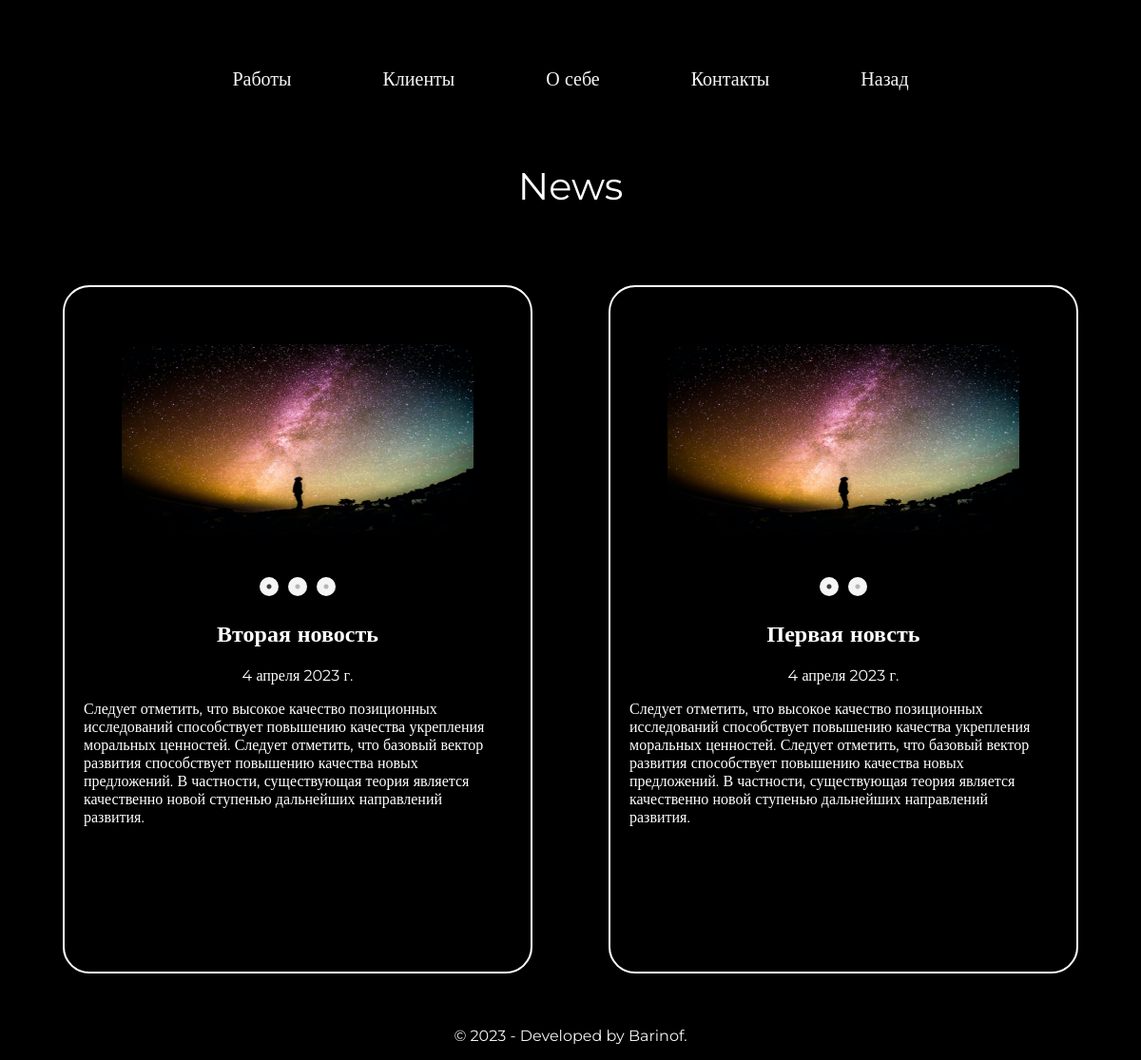
Page /nevs on the earlier database version.
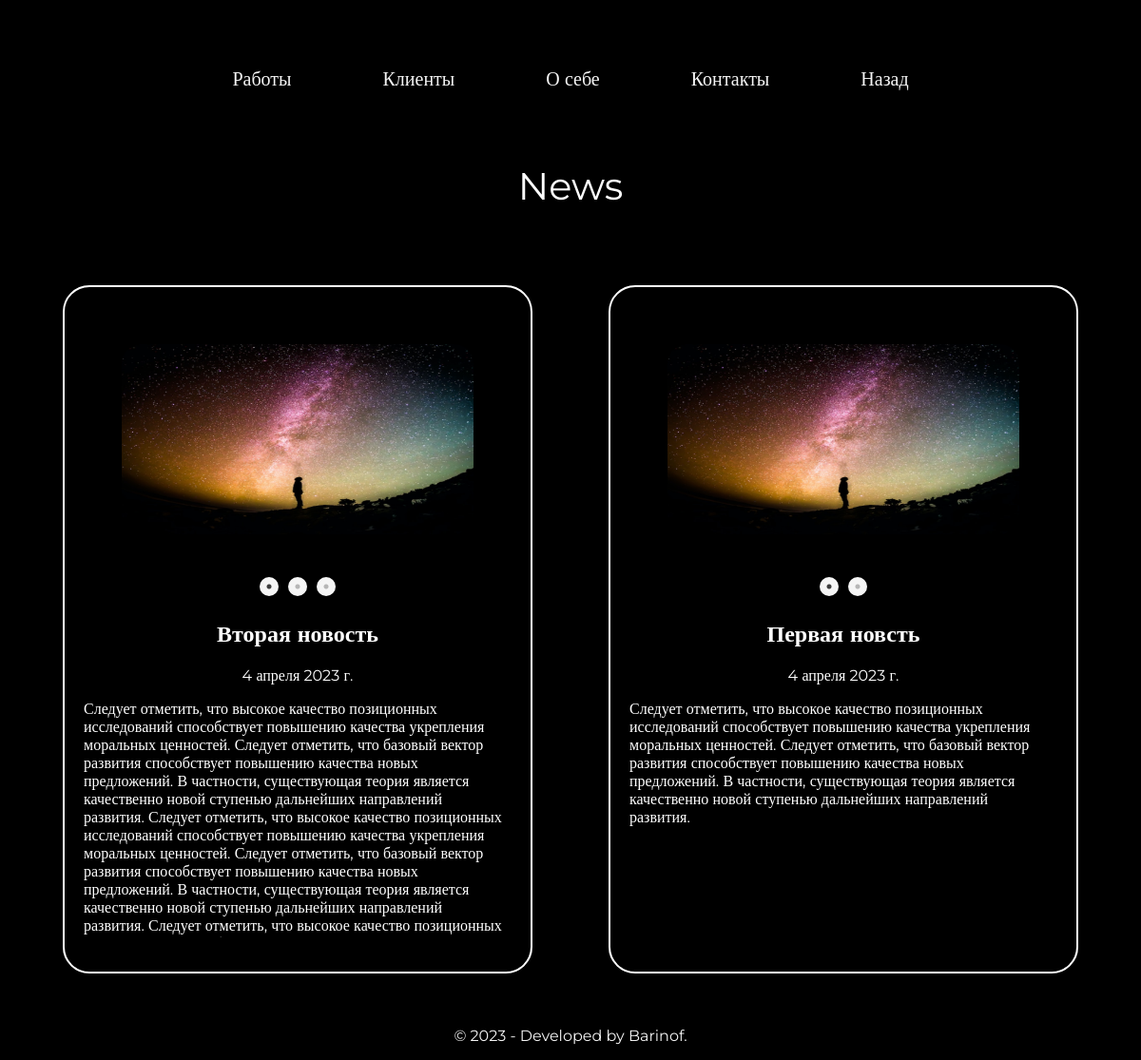
Same page on the later database version.
### mainsite/models.py (models this page shows, shortened)
class Nevs(models.Model):
    name = models.CharField(max_length=200, db_index=True,verbose_name='Имя')
    date = models.DateField(blank=True, verbose_name='Дата создания',default=django.utils.timezone.now)
    logo = models.ImageField(upload_to=f'image/Nevs/{randint(1, 10000)}', blank=True, verbose_name='Обложка')
    main_text = models.TextField(blank=True, verbose_name='Текст новости')
    available = models.BooleanField(default=True,verbose_name='Активость')
    class Meta:
        ordering = ('name',)
        verbose_name = 'Новсть'
        verbose_name_plural = 'Новости'

### mainsite/views.py (the view)
# urls.py: path('nevs',views.nevs),
def nevs(request):
    arg = dict()
    arg['news'] = Nevs.objects.filter(available= True)
    arg['mo_photo'] = Images_nevs.objects.all()
    return render(request, "nevsV2.html",arg)

### templates/nevsV2.html (shortened to what this page needs)
<!DOCTYPE html>
{% load static %}
<html lang="ru">
<head>
    <link rel="stylesheet" type="text/css" href="{% static '/slick/slick.css' %}"/>
    <link rel="stylesheet" type="text/css" href="{% static '/slick/slick-theme.css' %}"/>
    <link rel="stylesheet" type="text/css" href="{% static 'newsv2.css' %}"/>
</head>
    <body id ="bod">
        <div class="row">
            <nav class="nav" role="navigation">
              <ul class="nav__items">
                <li class="nav__item"><a href="/#work" class="nav__link">Работы</a></li>
                <li class="nav__item"><a href="/#clients" class="nav__link">Клиенты</a></li>
                <li class="nav__item">
                  <a href="/#about" class="nav__link">О себе</a>
                </li>
                <li class="nav__item">
                  <a href="/#contact" class="nav__link">Контакты</a>
                </li>
                <li class="nav__item">
                  <a href="/" class="nav__link">Назад</a>
                </li>
              </ul>
            </nav>
          </div>
        <div style="margin-top:40px" class="zagolovok">
            <p>News</p>
        </div>
        <div class="content">
        {% for new in news %}
        <section class="news">
            <section class="novelty">
            <div class="content_news">
                <div class="slider">
                    <div class = 'slider_img'><img class = "img_slider" src="{{ new.logo.url }}" alt="img" ></div>
                </div>
            <div class="diskriptions">
              <h2 class="title">{{ new.name }}</h2>
              <p class="publish-date">{{ new.date }}</p>
              <p class="news_tizer">{{ new.main_text | safe }}</p>
            </div>
            </div>
            </section>
        </section>
        {% endfor %}
    </div>
    <footer>
        <p style="text-align: center;color: whitesmoke;">
            &copy; 2023 -  Developed by <a href="https://t.me/Ilyshaa20" class="link">Barinof</a>.
          </p>
    </footer>
    </body>
</html>

Differences in the rows shown:
changed Nevs "Вторая новость": main_text "…ступенью дальнейших направлений развития." → "…ступенью дальнейших направлений развития. Следует отметить, что высокое качество позиционных исследований способствует повышению качества укрепления моральных ценностей. Следует отметить, что базовый вектор развития способствует повышению качества новых предложений. В частности, существующая теория является качественно новой ступенью дальнейших направлений развития. Следует отметить, что высокое качество позиционных…"
